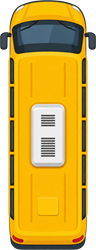
#> input picture assets/bus-top.png, 96 x 250 px, given in place of edunex-icon-master.jpg, which was not available
$ python build_app_icons.py
#> lines starting #> are read from the running program, lines starting #| are printed output that depends on the picture
"""Build Expo icon assets from the EduNex master mark."""

from collections import deque
from pathlib import Path

from PIL import Image

SRC = Path(
    r"C:\Users\nisha\.cursor\projects\d-Projects-School-Management-Parent-App\assets\edunex-icon-master.jpg"
)
OUT = Path(__file__).resolve().parents[1] / "assets"
PEACH = (255, 243, 232, 255)


def is_outer_peach(r: int, g: int, b: int) -> bool:
    """Warm near-white peach used as the master canvas — not the orange mark."""
    return r >= 240 and g >= 220 and b >= 200 and (r - b) < 55 and abs(r - g) < 35


def flood_transparent(img: Image.Image) -> Image.Image:
    """Make connected outer peach transparent; keep orange mark + white cap."""
    w, h = img.size
    px = img.load()
    out = img.copy()
    out_px = out.load()
    seen = [[False] * w for _ in range(h)]
    q: deque[tuple[int, int]] = deque()

    for x, y in ((0, 0), (w - 1, 0), (0, h - 1), (w - 1, h - 1)):
        r, g, b, _a = px[x, y]
        if is_outer_peach(r, g, b):
            q.append((x, y))
            seen[y][x] = True

    while q:
        x, y = q.popleft()
        out_px[x, y] = (0, 0, 0, 0)
        for nx, ny in ((x - 1, y), (x + 1, y), (x, y - 1), (x, y + 1)):
            if nx < 0 or ny < 0 or nx >= w or ny >= h or seen[ny][nx]:
                continue
            r, g, b, _a = px[nx, ny]
            if not is_outer_peach(r, g, b):
                continue
            seen[ny][nx] = True
            q.append((nx, ny))
    return out


def main() -> None:
    OUT.mkdir(parents=True, exist_ok=True)
    master = Image.open(SRC).convert("RGBA")
#> master is the input picture: PIL image 96x250 RGBA; mean R, G, B, A 163.6, 129.5, 32.7, 204.4
    icon = master.resize((1024, 1024), Image.Resampling.LANCZOS)
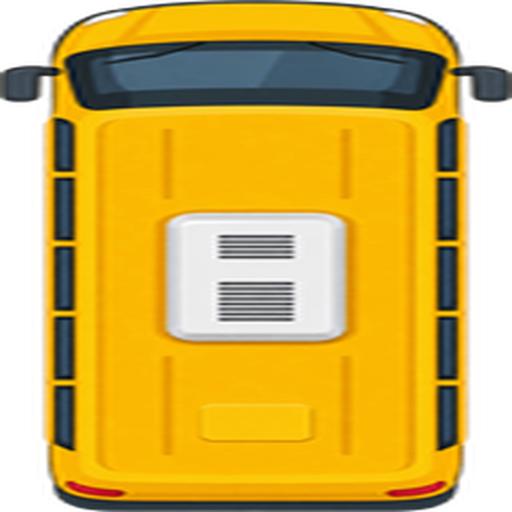
#> icon: PIL image 1024x1024 RGBA (shown at 1/2 size); mean R, G, B, A 166.4, 131.6, 32.9, 204.3; transparent parts drawn white
    icon.save(OUT / "icon.png", "PNG")
    icon.resize((196, 196), Image.Resampling.LANCZOS).save(OUT / "favicon.png", "PNG")
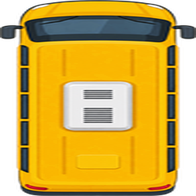
#> saved as favicon.png: PIL image 196x196 RGBA; mean R, G, B, A 166.8, 130.9, 32.9, 204.3; transparent parts drawn white

    Image.new("RGBA", (1024, 1024), PEACH).save(OUT / "android-icon-background.png", "PNG")
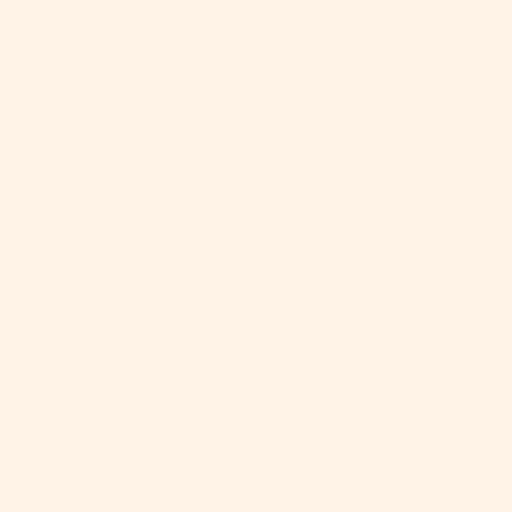
#> saved as android-icon-background.png: PIL image 1024x1024 RGBA (shown at 1/2 size); mean R, G, B, A 255, 243, 232, 255

    cutout = flood_transparent(icon)
#> after the loop in flood_transparent, `for x, y in ((0, 0), (w - 1, 0), (0, h - 1), (w - 1, h - 1)):`: seen = 1024 items
    bbox = cutout.getbbox()
#> bbox = (0, 0, 1024, 1024)
    if not bbox:
        raise SystemExit("No foreground content detected")
    content = cutout.crop(bbox)

    safe = 680
    scale = min(safe / content.width, safe / content.height)
#> scale = 0.664
    new_size = (max(1, int(content.width * scale)), max(1, int(content.height * scale)))
#> new_size = (680, 680)
    content_scaled = content.resize(new_size, Image.Resampling.LANCZOS)
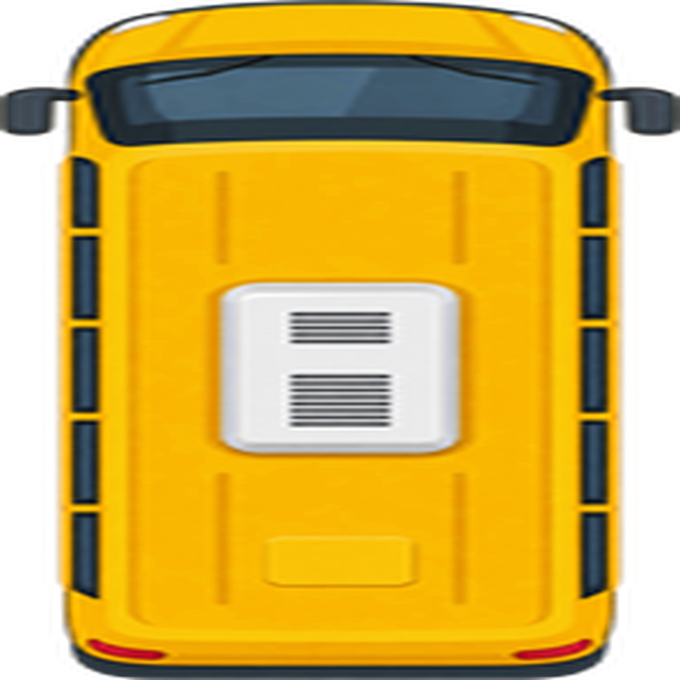
#> content_scaled: PIL image 680x680 RGBA; mean R, G, B, A 165.5, 130.9, 32.8, 204.3; transparent parts drawn white

    foreground = Image.new("RGBA", (1024, 1024), (0, 0, 0, 0))
#> foreground: PIL image 1024x1024 RGBA; every value is 0
    ox = (1024 - content_scaled.width) // 2
#> ox = 172
    oy = (1024 - content_scaled.height) // 2
#> oy = 172
    foreground.paste(content_scaled, (ox, oy), content_scaled)
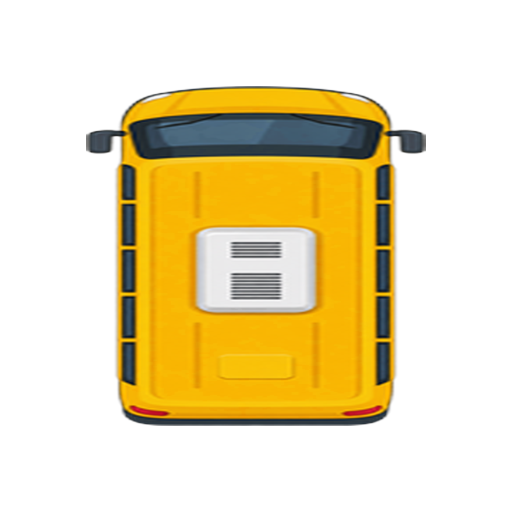
#> foreground: PIL image 1024x1024 RGBA (shown at 1/2 size); mean R, G, B, A 70.2, 55.7, 14.1, 88.7; transparent parts drawn white
    foreground.save(OUT / "android-icon-foreground.png", "PNG")

    # Monochrome: white silhouette of non-transparent pixels
    mono = Image.new("RGBA", (1024, 1024), (0, 0, 0, 0))
    fpx = foreground.load()
    mpx = mono.load()
    for y in range(1024):
        for x in range(1024):
            _r, _g, _b, a = fpx[x, y]
            if a >= 20:
                mpx[x, y] = (255, 255, 255, 255)
    mono.save(OUT / "android-icon-monochrome.png", "PNG")

    # In-app mark — tight crop of the orange badge (no outer peach)
    content.save(OUT / "company-logo.png", "PNG")

    for name in (
        "icon.png",
        "favicon.png",
        "android-icon-background.png",
        "android-icon-foreground.png",
        "android-icon-monochrome.png",
        "company-logo.png",
    ):
        im = Image.open(OUT / name)
        print(f"{name}: {im.size} mode={im.mode}")
#| icon.png: (1024, 1024) mode=RGBA


if __name__ == "__main__":
    main()
